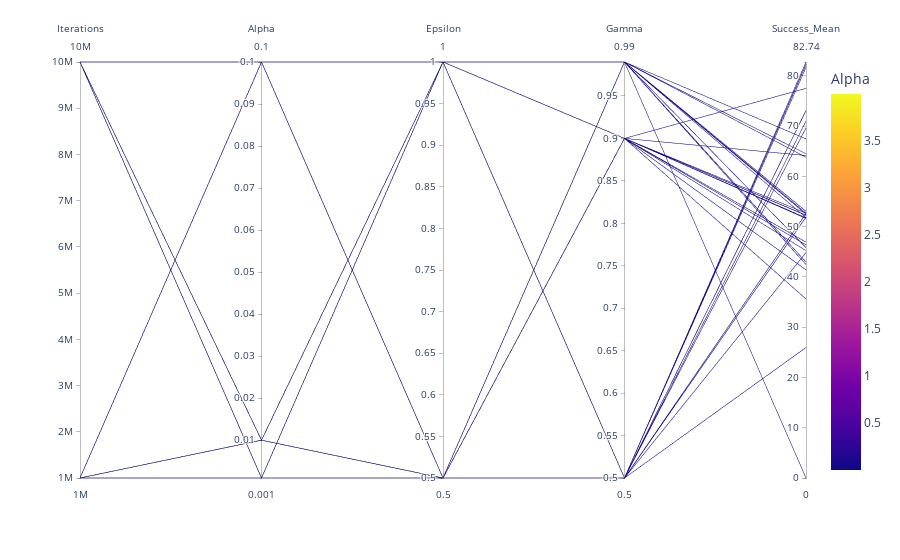

Here is the notebook cell this chart was saved with:
### Code cell
import plotly.express as px

fig = px.parallel_coordinates(applied_df_full_1, color="Alpha",
                              dimensions=['Iterations','Alpha', 'Epsilon', 'Gamma',
                                          'Success_Mean'],
                              color_continuous_midpoint=2,
                             )
fig.show()
